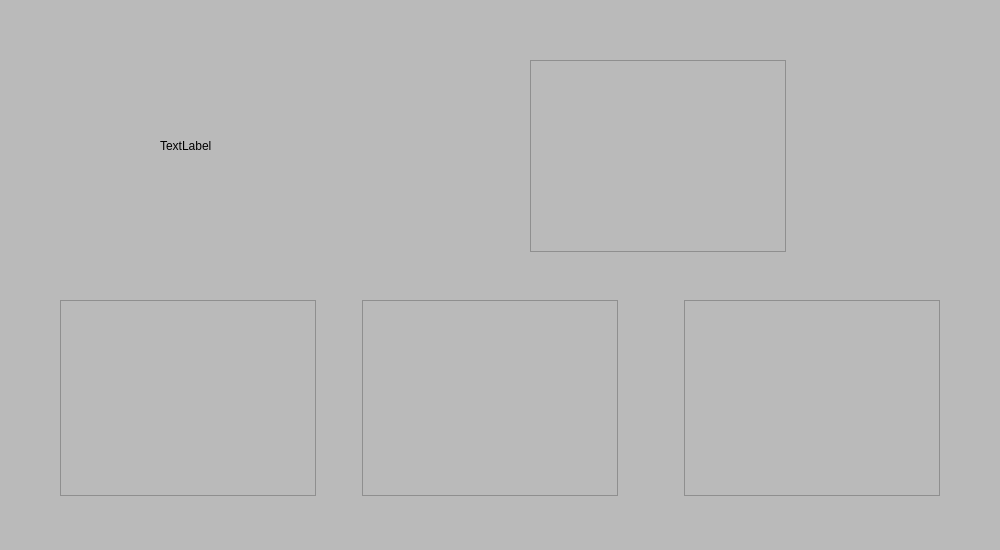
<?xml version="1.0" encoding="UTF-8"?>
<ui version="4.0">
 <class>East15</class>
 <widget class="QWidget" name="East15">
  <property name="geometry">
   <rect>
    <x>0</x>
    <y>0</y>
    <width>1000</width>
    <height>550</height>
   </rect>
  </property>
  <property name="windowTitle">
   <string>Form</string>
  </property>
  <property name="styleSheet">
   <string notr="true">QWidget {
     background-color:rgb(186, 186, 186);
}</string>
  </property>
  <widget class="QTableView" name="tableView">
   <property name="geometry">
    <rect>
     <x>530</x>
     <y>60</y>
     <width>256</width>
     <height>192</height>
    </rect>
   </property>
  </widget>
  <widget class="QWidget" name="layoutWidget">
   <property name="geometry">
    <rect>
     <x>60</x>
     <y>300</y>
     <width>880</width>
     <height>196</height>
    </rect>
   </property>
   <layout class="QHBoxLayout" name="horizontalLayout_2">
    <item>
     <layout class="QHBoxLayout" name="horizontalLayout">
      <item>
       <widget class="QTableView" name="tableView_2"/>
      </item>
      <item>
       <spacer name="horizontalSpacer">
        <property name="orientation">
         <enum>Qt::Horizontal</enum>
        </property>
        <property name="sizeHint" stdset="0">
         <size>
          <width>40</width>
          <height>20</height>
         </size>
        </property>
       </spacer>
      </item>
      <item>
       <widget class="QListView" name="listView"/>
      </item>
     </layout>
    </item>
    <item>
     <spacer name="horizontalSpacer_2">
      <property name="orientation">
       <enum>Qt::Horizontal</enum>
      </property>
      <property name="sizeHint" stdset="0">
       <size>
        <width>40</width>
        <height>20</height>
       </size>
      </property>
     </spacer>
    </item>
    <item>
     <widget class="QTableView" name="tableView_3"/>
    </item>
   </layout>
  </widget>
  <widget class="QLabel" name="img15">
   <property name="geometry">
    <rect>
     <x>160</x>
     <y>80</y>
     <width>161</width>
     <height>131</height>
    </rect>
   </property>
   <property name="text">
    <string>TextLabel</string>
   </property>
  </widget>
 </widget>
 <resources/>
 <connections/>
</ui>
